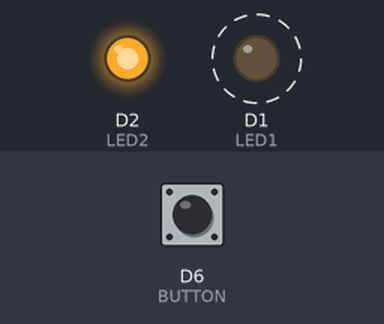
Simulated run of this program. Board: ESP8266 (NodeMCU). Shown: output pins drawn as LEDs (lit = HIGH). Dashed ring = blinking. The test bench sets the inputs (shaded band); at power-on: D6 (BUTTON) LOW. What the program prints to the serial monitor is not drawn.

Above: at 2.8 s.
2.9 s: D6 (BUTTON) pulled HIGH for 1.2 s
At 3.4 s:
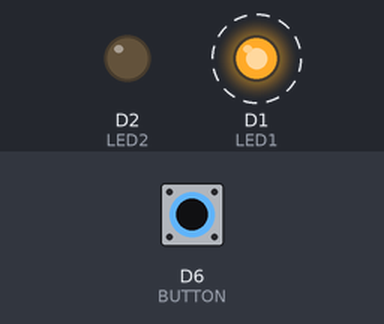
6.4 s: D6 (BUTTON) pulled HIGH for 3.2 s
At 10.4 s:
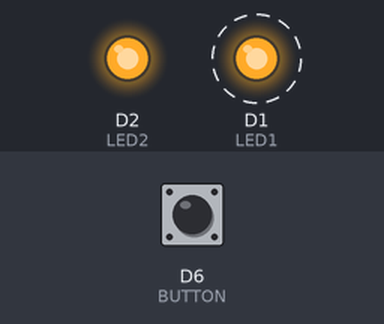
Timing chart, 0 to 17.1 s (numbered marks = the images above; inputs shaded):
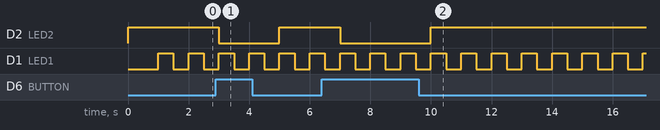

The program:

main.cpp
```cpp
// (licence header left out)
#include <Arduino.h>
#include <SPI.h>

#define LED1 D1
#define LED2 D2
#define BUTTON D6

void setup() {

  Serial.begin(9600);
  Serial.println();

  pinMode(LED1, OUTPUT);
  pinMode(LED2, OUTPUT);

  pinMode(BUTTON, INPUT);

  digitalWrite(LED1, LOW);
  digitalWrite(LED2, LOW);

  Serial.println("Los geht's");
}

void loop() {

  bool clicked = digitalRead(BUTTON);
  if ( clicked ) {
    digitalWrite(LED2, LOW);
  } else {
    digitalWrite(LED2, HIGH);
  }

  delay(500);
  digitalWrite(LED1, LOW);
  delay(500);
  digitalWrite(LED1, HIGH);
}
```

Measured:
- after the input at 2.9 s, D2 (LED2): HIGH → LOW after 0.10 s, → HIGH 2.0 s later
- after the input at 6.4 s, D2 (LED2): HIGH → LOW after 0.60 s, → HIGH 3.0 s later
- by itself, D1 (LED1): alternates HIGH for 0.50 s and LOW for 0.50 s
